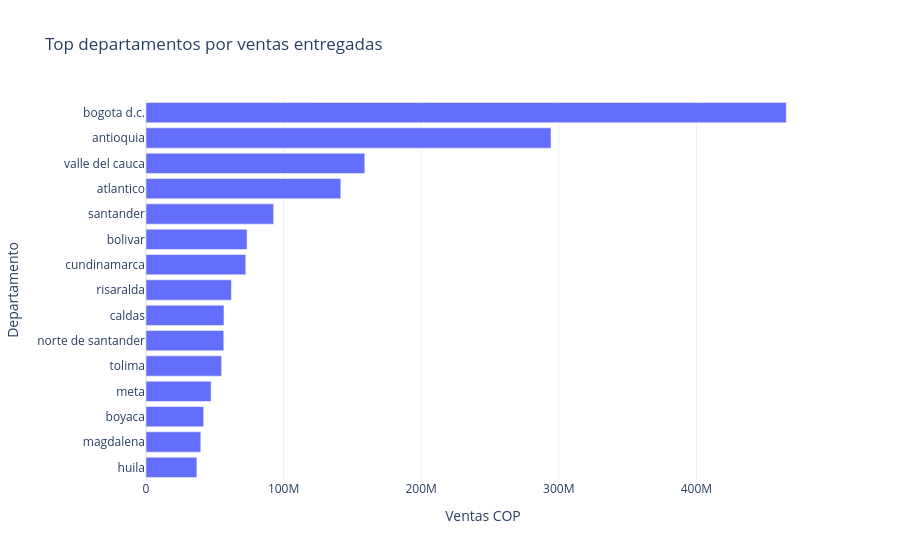

The notebook cell saved with this chart:
### Code cell
fig_dept = px.bar(
    department_sales.head(15),
    x="sales",
    y="customer_department",
    orientation="h",
    title="Top departamentos por ventas entregadas",
    labels={"sales": "Ventas COP", "customer_department": "Departamento"},
    hover_data={"orders": True, "customers": True, "sales": ":,.0f"},
)
fig_dept.update_layout(template="plotly_white", yaxis={"categoryorder": "total ascending"})
fig_dept.show()

### Figure 1 — Plotly figure (JSON) as saved in the notebook; plotly's stock layout.template omitted (floating-point values rounded to 4 significant figures)
{"data": [{"customdata": [[1035, 784], [606, 450], [372, 295], [293, 234], [231, 174], [195, 151], [178, 142], [126, 98], [128, 91], [124, 90], [134, 101], [103, 83], [99, 71], [95, 69], [89, 64]], "hovertemplate": "Ventas COP=%{x:,.0f}<br>Departamento=%{y}<br>orders=%{customdata[0]}<br>customers=%{customdata[1]}<extra></extra>", "legendgroup": "", "marker": {"color": "#636efa", "pattern": {"shape": ""}}, "name": "", "orientation": "h", "showlegend": false, "textposition": "auto", "type": "bar", "x": [465300000.0, 294300000.0, 159000000.0, 141600000.0, 92790000.0, 73450000.0, 72510000.0, 62050000.0, 56660000.0, 56530000.0, 54990000.0, 47300000.0, 41910000.0, 39820000.0, 36990000.0], "xaxis": "x", "y": ["bogota d.c.", "antioquia", "valle del cauca", "atlantico", "santander", "bolivar", "cundinamarca", "risaralda", "caldas", "norte de santander", "tolima", "meta", "boyaca", "magdalena", "huila"], "yaxis": "y"}], "layout": {"barmode": "relative", "legend": {"tracegroupgap": 0}, "title": {"text": "Top departamentos por ventas entregadas"}, "xaxis": {"anchor": "y", "domain": [0, 1], "title": {"text": "Ventas COP"}}, "yaxis": {"anchor": "x", "categoryorder": "total ascending", "domain": [0, 1], "title": {"text": "Departamento"}}}}
